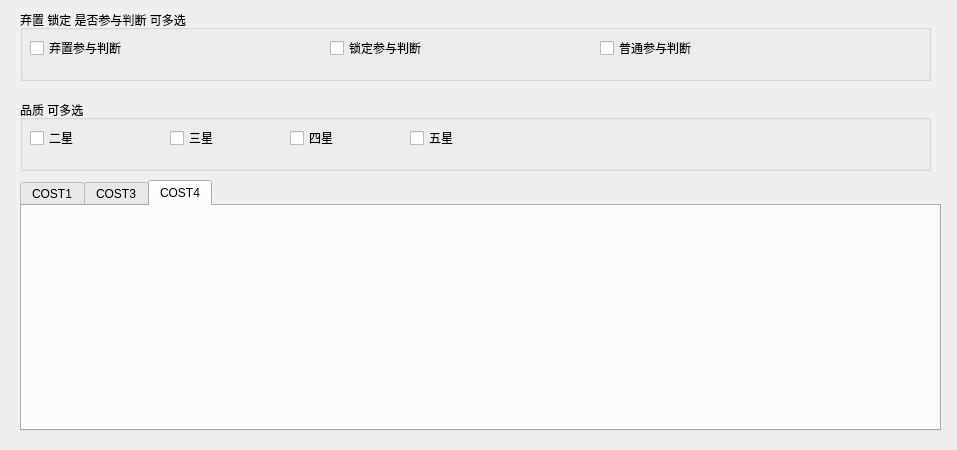
<?xml version="1.0" encoding="UTF-8"?>
<ui version="4.0">
 <class>AbstractEntryPanel</class>
 <widget class="QWidget" name="AbstractEntryPanel">
  <property name="geometry">
   <rect>
    <x>0</x>
    <y>0</y>
    <width>957</width>
    <height>450</height>
   </rect>
  </property>
  <property name="windowTitle">
   <string>Form</string>
  </property>
  <widget class="QGroupBox" name="groupBox">
   <property name="geometry">
    <rect>
     <x>20</x>
     <y>10</y>
     <width>911</width>
     <height>71</height>
    </rect>
   </property>
   <property name="title">
    <string>弃置 锁定 是否参与判断 可多选</string>
   </property>
   <widget class="QCheckBox" name="checkBox">
    <property name="geometry">
     <rect>
      <x>10</x>
      <y>30</y>
      <width>241</width>
      <height>16</height>
     </rect>
    </property>
    <property name="text">
     <string>弃置参与判断</string>
    </property>
   </widget>
   <widget class="QCheckBox" name="checkBox_2">
    <property name="geometry">
     <rect>
      <x>310</x>
      <y>30</y>
      <width>211</width>
      <height>16</height>
     </rect>
    </property>
    <property name="text">
     <string>锁定参与判断</string>
    </property>
   </widget>
   <widget class="QCheckBox" name="checkBox_3">
    <property name="geometry">
     <rect>
      <x>580</x>
      <y>30</y>
      <width>251</width>
      <height>16</height>
     </rect>
    </property>
    <property name="text">
     <string>普通参与判断</string>
    </property>
   </widget>
  </widget>
  <widget class="QGroupBox" name="groupBox_2">
   <property name="geometry">
    <rect>
     <x>20</x>
     <y>100</y>
     <width>911</width>
     <height>71</height>
    </rect>
   </property>
   <property name="title">
    <string>品质 可多选</string>
   </property>
   <widget class="QCheckBox" name="checkBox_4">
    <property name="geometry">
     <rect>
      <x>10</x>
      <y>30</y>
      <width>101</width>
      <height>16</height>
     </rect>
    </property>
    <property name="text">
     <string>二星</string>
    </property>
   </widget>
   <widget class="QCheckBox" name="checkBox_5">
    <property name="geometry">
     <rect>
      <x>150</x>
      <y>30</y>
      <width>81</width>
      <height>16</height>
     </rect>
    </property>
    <property name="text">
     <string>三星</string>
    </property>
   </widget>
   <widget class="QCheckBox" name="checkBox_6">
    <property name="geometry">
     <rect>
      <x>270</x>
      <y>30</y>
      <width>81</width>
      <height>16</height>
     </rect>
    </property>
    <property name="text">
     <string>四星</string>
    </property>
   </widget>
   <widget class="QCheckBox" name="checkBox_7">
    <property name="geometry">
     <rect>
      <x>390</x>
      <y>30</y>
      <width>141</width>
      <height>16</height>
     </rect>
    </property>
    <property name="text">
     <string>五星</string>
    </property>
   </widget>
  </widget>
  <widget class="QTabWidget" name="tabWidget">
   <property name="geometry">
    <rect>
     <x>20</x>
     <y>180</y>
     <width>921</width>
     <height>251</height>
    </rect>
   </property>
   <property name="currentIndex">
    <number>2</number>
   </property>
   <widget class="EntryPanel" name="tab">
    <attribute name="title">
     <string>COST1</string>
    </attribute>
   </widget>
   <widget class="EntryPanel" name="tab_2">
    <attribute name="title">
     <string>COST3</string>
    </attribute>
   </widget>
   <widget class="EntryPanel" name="tab_3">
    <attribute name="title">
     <string>COST4</string>
    </attribute>
   </widget>
  </widget>
 </widget>
 <customwidgets>
  <customwidget>
   <class>EntryPanel</class>
   <extends>QWidget</extends>
   <header location="global">entrypanel.h</header>
   <container>1</container>
  </customwidget>
 </customwidgets>
 <resources/>
 <connections/>
</ui>
